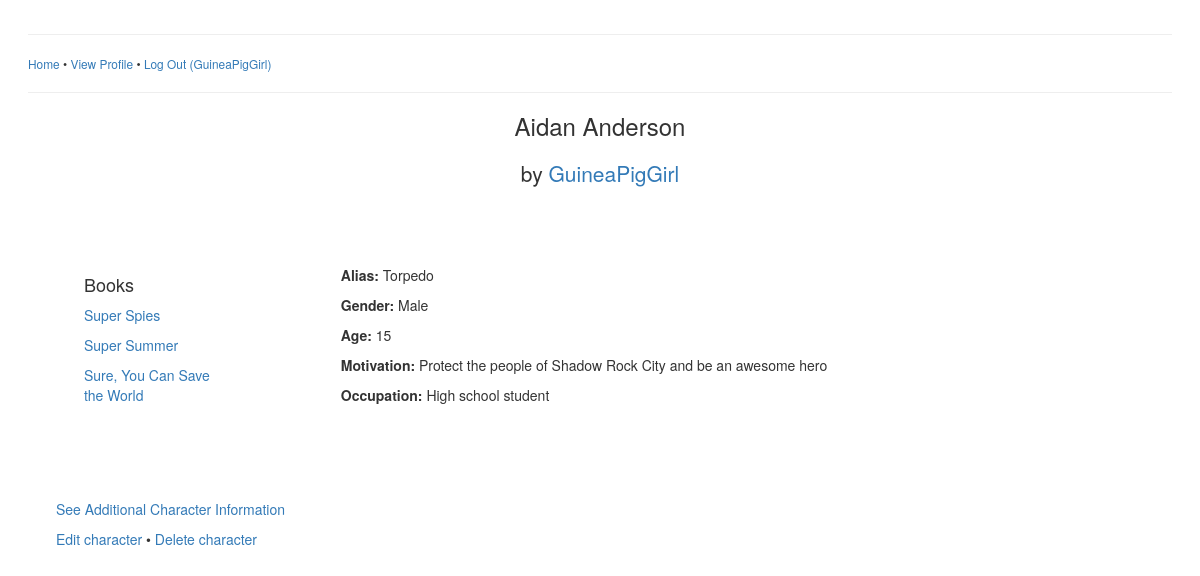
Screenshot of /viewcharacter.php?character_id=11 (signed in) with the database file from the repository.
### tables this page shows
CREATE TABLE `character_info` (
  `character_id` int(11) NOT NULL AUTO_INCREMENT,
  `first_name` varchar(30) DEFAULT NULL,
  `middle_name` varchar(30) DEFAULT NULL,
  `last_name` varchar(50) DEFAULT NULL,
  `gender` varchar(1) DEFAULT NULL,
  `age` int(11) DEFAULT NULL,
  `motivation` mediumtext,
  `eye_color` varchar(20) DEFAULT NULL,
  `hair_color` varchar(20) DEFAULT NULL,
  `height` varchar(10) DEFAULT NULL,
  `other_appearance` mediumtext,
  `face_model` varchar(30) DEFAULT NULL,
  `user_id` int(11) DEFAULT NULL,
  `nick_name` varchar(30) DEFAULT NULL,
  `alias` varchar(30) DEFAULT NULL,
  `occupation` varchar(50) DEFAULT NULL,
  PRIMARY KEY (`character_id`)
);

CREATE TABLE `user_info` (
  `user_id` int(11) NOT NULL AUTO_INCREMENT,
  `username` varchar(20) DEFAULT NULL,
  `password` varchar(40) DEFAULT NULL,
  `bio` mediumtext,
  `picture` varchar(30) DEFAULT NULL,
  `gender` varchar(1) DEFAULT NULL,
  PRIMARY KEY (`user_id`)
);

CREATE TABLE `book_info` (
  `book_id` int(11) NOT NULL AUTO_INCREMENT,
  `title` varchar(100) DEFAULT NULL,
  `description` mediumtext,
  `genre` varchar(4) DEFAULT NULL,
  `user_id` int(11) DEFAULT NULL,
  `series_id` int(11) DEFAULT NULL,
  PRIMARY KEY (`book_id`)
);

### Character.php (the view, shortened to what this page needs)
<?php
    class Character {
        public function displayCharacter($row) {
            $display_string = '<h3 class="text-center">';
            if(!empty($row['first_name'])) {
                $display_string .= $row['first_name'] . ' ';
            }
            if(!empty($row['last_name'])) {
                $display_string .= $row['last_name'];
            }
            $display_string .= '</h3>';
            $display_string .= '<h3 class="text-center lead">by <a href="viewuser.php?user_id=' . $row['user_id'] . '">' . $row['username'] . '</a></h3>';
            $display_string .= "<section class='basicInfo'>";
            $display_string .= $this->displayBooks($row['character_id']);
            $display_string .= "</section>";
            $display_string .= "<section class='bigInfo'>";
            if (!empty($row['alias'])) {
                $display_string .= "<p><b>Alias:</b> " . $row['alias'] . "</p>";
            }
            if (!empty($row['gender'])) {
                if ($row['gender'] == 'M') {
                    $display_string .= "<p><b>Gender:</b> Male</p>";
                } else if ($row['gender'] == 'F') {
                    $display_string .= "<p><b>Gender:</b> Female</p>";
                } else {
                }
            }
            if (!empty($row['age'])) {
                $display_string .= "<p><b>Age:</b> " . $row['age'] . "</p>";
            }
            if (!empty($row['motivation'])) {
                $display_string .= "<p><b>Motivation:</b> " . $row['motivation'] . "</p>";
            }
            if (!empty($row['occupation'])) {
                $display_string .= "<p><b>Occupation:</b> " . $row['occupation'] . "</p>";
            }
            $display_string .= "</section>";
            return $display_string;
        }
        public function displayBooks($character_id) {
            $dbc = mysqli_connect(DB_HOST, DB_USER, DB_PASSWORD, DB_NAME);
            $book_query = "SELECT title, book_id FROM book_info INNER JOIN book_character_linking_table USING (book_id) WHERE character_id = '" . $character_id . "' ORDER BY title";
            $result = mysqli_query($dbc, $book_query);
            $display_string = "<h4>Books</h4>";
            if (mysqli_num_rows($result) > 0) {
                while ($item = mysqli_fetch_array($result)) {
                    $display_string .= "<p><a href='viewbook.php?book_id=" . $item['book_id'] . "'>" . $item['title'] . "</a>";
                }
            }
            return $display_string;
        }
    }
?>

### projectFour.css (style rules this page uses)
header, footer, nav, section, article, aside { display: block; }
body { padding-top: 1em; padding-left: 2em; padding-right: 2em; }
section.basicInfo { margin: 1em; padding: 3em; width: 20%; float: left; }
section.bigInfo { margin: 1em; padding: 3em; width: 75%; float: left; }

### rows the page displays
character_info: user.username "GuineaPigGirl", alias "Torpedo", age "15", motivation "Protect the people of Shadow Rock City and be an awesome hero", occupation "High school student"
book_info: title "Super Spies"
book_info: title "Super Summer"
book_info: title "Sure, You Can Save the World"

### other values shown
$_SESSION['username'] "GuineaPigGirl"
$new_character->displayCharacter($row) "Aidan Anderson"
